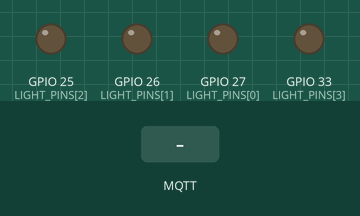
Recording of a sketch running on a simulated ESP32. Shown: output pins drawn as LEDs (lit = HIGH). The test bench sets the inputs (shaded band). WiFi joins after 1.5 s; servers stay silent unless stated; random numbers use the default seed unless the sketch sets one; no MQTT or app messages arrive unless stated; what the sketch prints to the serial monitor is not drawn.

Above: at 0.1 s.
At 4.2 s:
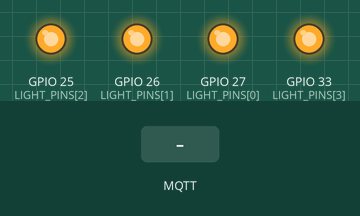
4.3 s: MQTT message "esp32/state" arrives on the first subscribed topic
5.8 s: MQTT message "true" arrives on the first subscribed topic
7.3 s: MQTT message "1" arrives on the first subscribed topic
Timing chart, 0 to 10.3 s (numbered marks = the images above; inputs shaded):
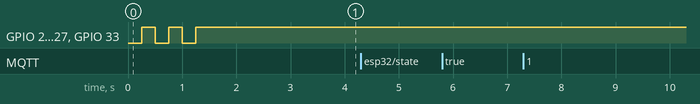

The sketch:

sketch_jan17a.ino
```cpp
#include <WiFi.h>
#include <PubSubClient.h>
#include <Wire.h>
#include <ArduinoJson.h>

const char* ssid = "pogfish";
const char* password = "seacows123";
const char* mqtt_server = "192.168.1.100";

WiFiClient espClient;
PubSubClient client(espClient);

int LIGHT_PINS[4] = {27,26,25,33};

void setup() {
  Serial.begin(9600);
  while (!Serial) { delay(50); }

  pinMode(LIGHT_PINS[0], OUTPUT);
  pinMode(LIGHT_PINS[1], OUTPUT);
  pinMode(LIGHT_PINS[2], OUTPUT);
  pinMode(LIGHT_PINS[3], OUTPUT);

  // Flash to show alive
  for(int i=0; i<3; i++) {
    for(int j=0; j<4;  j++) {
        digitalWrite(LIGHT_PINS[j], LOW);
    }
    delay(250);
    for(int j=0; j<4;  j++) {
        digitalWrite(LIGHT_PINS[j], HIGH);
    }
    delay(250);
  }

  setup_wifi();
  client.setServer(mqtt_server, 1883);
  client.setCallback(callback);
}

void setup_wifi() {
  delay(10);
  // We start by connecting to a WiFi network
  Serial.println();
  Serial.print("Connecting to ");
  Serial.println(ssid);

  WiFi.begin(ssid, password);

  while (WiFi.status() != WL_CONNECTED) {
    delay(500);
    Serial.print(".");
  }

  Serial.println("");
  Serial.print("WiFi connected, ");
  Serial.print("IP address: ");
  Serial.println(WiFi.localIP());
}

void callback(char* topic, byte* message, unsigned int length) {
  Serial.print("Message arrived on topic: ");
  Serial.println(topic);

  // Parse the JSON body
  StaticJsonDocument<512> doc;
  DeserializationError err = deserializeJson(doc, message, length);
  if (err) {
    Serial.print(F("deserializeJson() failed: "));
    Serial.println(err.c_str());
  }

  serializeJsonPretty(doc, Serial);

  if (String(topic) == "esp32/state") {
    Serial.println("Setting light states");
    digitalWrite(LIGHT_PINS[0], doc[0].as<String>() == "true" ? LOW : HIGH);
    digitalWrite(LIGHT_PINS[1], doc[1].as<String>() == "true" ? LOW : HIGH);
    digitalWrite(LIGHT_PINS[2], doc[2].as<String>() == "true" ? LOW : HIGH);
    digitalWrite(LIGHT_PINS[3], doc[3].as<String>() == "true" ? LOW : HIGH);
  } else {
    Serial.println("Unknown topic");
  }
}

void reconnect() {
  // Loop until we're reconnected
  while (!client.connected()) {
    Serial.print("Attempting MQTT connection...");
    // Attempt to connect
    String clientId = "ESP32Client-";
    clientId += String(random(0xffff), HEX);

    if (client.connect(clientId.c_str(), "guest", "guest")) {
      Serial.println("Connected!");
      // Subscribe
      client.subscribe("esp32/state");
      client.publish("esp32/connected", "true");
    } else {
      Serial.print("failed, rc=");
      Serial.print(client.state());
      Serial.println(" try again in 5 seconds");
      // Wait 5 seconds before retrying
      delay(5000);
    }
  }
}

void loop() {
  if (!client.connected()) { reconnect(); }
  client.loop();

  long now = millis();
}
```

Measured:
- after the input at 4.3 s, every drawn part: stays the same
- after the input at 5.8 s, every drawn part: stays the same
- after the input at 7.3 s, every drawn part: stays the same
